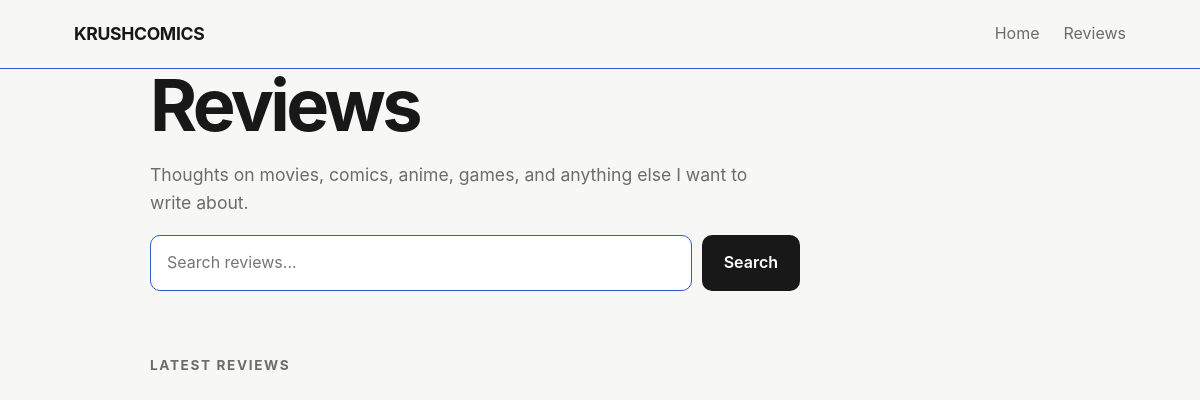
The page /reviews/ on the database as committed earlier.
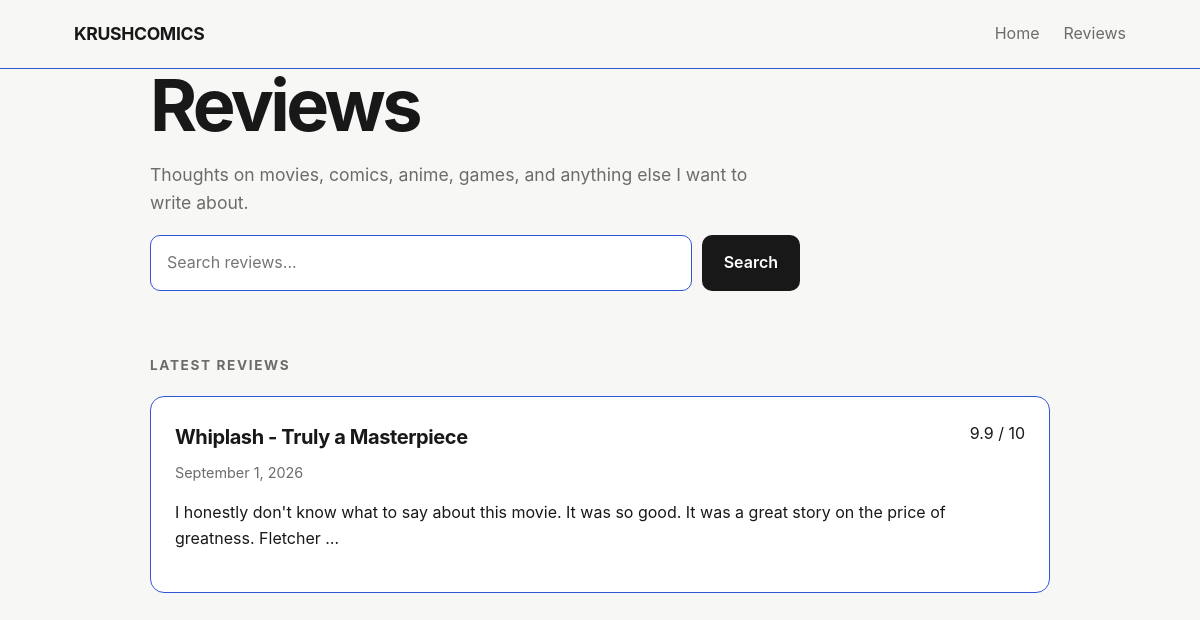
The same page on the database as committed later.
### reviews/models.py (models this page shows, shortened)
class Review(models.Model):
    title = models.CharField(max_length=200)
    rating = models.DecimalField(
        max_digits=3,
        decimal_places=1,
        validators=[
            MinValueValidator(0),
            MaxValueValidator(10),
        ]
    )
    body = models.TextField()
    created_at = models.DateTimeField(auto_now_add=True)

### reviews/views.py (the view)
# urls.py: path('', include('reviews.urls')),
def reviews(request):
    latest_reviews = Review.objects.order_by('-created_at')[:5]
    query = request.GET.get('q')
    search_results = None
    if query:
        search_results = Review.objects.filter(
            Q(title__icontains=query) |
            Q(body__icontains=query)
        )
    template = loader.get_template('reviews.html')
    context = {
        'latest_reviews': latest_reviews,
        'search_results': search_results,
        'query': query,
    }
    return HttpResponse(template.render(context, request))

### reviews/templates/reviews.html (shortened to what this page needs)
{% load static %}
<!DOCTYPE html>
<html lang="en">
<head>
    <link
        rel="stylesheet"
        href="{% static 'reviews/reviews.css' %}"
    >
</head>
<body>
    <header class="site-header">
        <nav class="nav">
            <p class="site-title">
                KRUSHCOMICS
            </p>
            <div class="nav-links">
                <a href="/">Home</a>
                <a href="{% url 'reviews' %}">Reviews</a>
            </div>
        </nav>
    </header>
    <main class="container">
        <section class="page-header">
            <h1>Reviews</h1>
            <p class="page-description">
                Thoughts on movies, comics, anime, games,
                and anything else I want to write about.
            </p>
        </section>
        <form
            class="search-form"
            method="GET"
            action="{% url 'reviews' %}"
        >
            <input
                type="text"
                name="q"
                value="{{ query|default:'' }}"
                placeholder="Search reviews..."
            >
            <button type="submit">
                Search
            </button>
        </form>
        {% if query %}
            <h2 class="section-title">
                Search Results
            </h2>
            <div class="review-list">
                {% for review in search_results %}
                    <article class="review-card">
                        <a
                            class="review-link"
                            href="{% url 'review_details' review.id %}"
                        >
                            <div class="review-card-header">
                                <h3 class="review-title">
                                    {{ review.title }}
                                </h3>
                                <span class="review-rating">
                                    {{ review.rating }} / 10
                                </span>
                            </div>
                            <p class="review-date">
                                {{ review.created_at|date:"F j, Y" }}
                            </p>
                            <p class="review-preview">
                                {{ review.body|truncatewords:25 }}
                            </p>
                        </a>
                    </article>
                {% empty %}
                    <p>No reviews found for "{{ query }}".</p>
                {% endfor %}
            </div>
        {% else %}
            <h2 class="section-title">
                Latest Reviews
            </h2>
            <div class="review-list">
                {% for review in latest_reviews %}
                    <article class="review-card">
                        <a
                            class="review-link"
                            href="{% url 'review_details' review.id %}"
                        >
                            <div class="review-card-header">
                                <h3 class="review-title">
                                    {{ review.title }}
                                </h3>
                                <span class="review-rating">
                                    {{ review.rating }} / 10
                                </span>
                            </div>
                            <p class="review-date">
                                {{ review.created_at|date:"F j, Y" }}
                            </p>
                            <p class="review-preview">
                                {{ review.body|truncatewords:25 }}
                            </p>
                        </a>
                    </article>
                {% endfor %}
            </div>
        {% endif %}
    </main>
</body>
</html>

Rows that differ between the two databases and show on the page:
added Review: title "Whiplash - Truly a Masterpiece", rating "9.9", created_at "September 1, 2026", body "I honestly don't know what to say about this movie. It was so good. It was a great story on the price of greatness. Fletcher …"
